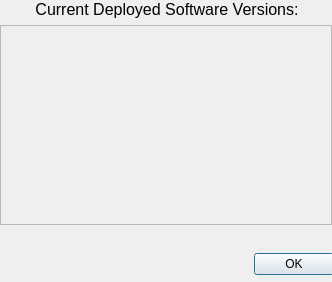
<?xml version="1.0" encoding="UTF-8"?>
<ui version="4.0">
 <class>Dialog_SoftwareVersion</class>
 <widget class="QDialog" name="Dialog_SoftwareVersion">
  <property name="geometry">
   <rect>
    <x>0</x>
    <y>0</y>
    <width>332</width>
    <height>282</height>
   </rect>
  </property>
  <property name="sizePolicy">
   <sizepolicy hsizetype="Fixed" vsizetype="Fixed">
    <horstretch>0</horstretch>
    <verstretch>0</verstretch>
   </sizepolicy>
  </property>
  <property name="minimumSize">
   <size>
    <width>332</width>
    <height>282</height>
   </size>
  </property>
  <property name="maximumSize">
   <size>
    <width>332</width>
    <height>282</height>
   </size>
  </property>
  <property name="windowTitle">
   <string>Dialog</string>
  </property>
  <widget class="QWidget" name="layoutWidget">
   <property name="geometry">
    <rect>
     <x>0</x>
     <y>0</y>
     <width>334</width>
     <height>275</height>
    </rect>
   </property>
   <layout class="QVBoxLayout" name="verticalLayout">
    <item>
     <widget class="QLabel" name="label">
      <property name="font">
       <font>
        <pointsize>12</pointsize>
       </font>
      </property>
      <property name="text">
       <string>Current Deployed Software Versions:</string>
      </property>
      <property name="alignment">
       <set>Qt::AlignCenter</set>
      </property>
     </widget>
    </item>
    <item>
     <widget class="QFrame" name="frame">
      <property name="sizePolicy">
       <sizepolicy hsizetype="Fixed" vsizetype="Fixed">
        <horstretch>0</horstretch>
        <verstretch>0</verstretch>
       </sizepolicy>
      </property>
      <property name="minimumSize">
       <size>
        <width>332</width>
        <height>200</height>
       </size>
      </property>
      <property name="maximumSize">
       <size>
        <width>332</width>
        <height>200</height>
       </size>
      </property>
      <property name="frameShape">
       <enum>QFrame::StyledPanel</enum>
      </property>
      <property name="frameShadow">
       <enum>QFrame::Raised</enum>
      </property>
      <layout class="QGridLayout" name="gridLayout_2">
       <property name="leftMargin">
        <number>0</number>
       </property>
       <property name="topMargin">
        <number>0</number>
       </property>
       <property name="rightMargin">
        <number>0</number>
       </property>
       <property name="bottomMargin">
        <number>0</number>
       </property>
       <property name="spacing">
        <number>0</number>
       </property>
       <item row="1" column="0">
        <layout class="QVBoxLayout" name="verticalLayout_SWMap"/>
       </item>
      </layout>
     </widget>
    </item>
    <item>
     <spacer name="verticalSpacer">
      <property name="orientation">
       <enum>Qt::Vertical</enum>
      </property>
      <property name="sizeHint" stdset="0">
       <size>
        <width>20</width>
        <height>13</height>
       </size>
      </property>
     </spacer>
    </item>
    <item>
     <widget class="QDialogButtonBox" name="buttonBox">
      <property name="orientation">
       <enum>Qt::Horizontal</enum>
      </property>
      <property name="standardButtons">
       <set>QDialogButtonBox::Ok</set>
      </property>
     </widget>
    </item>
   </layout>
  </widget>
 </widget>
 <resources/>
 <connections>
  <connection>
   <sender>buttonBox</sender>
   <signal>accepted()</signal>
   <receiver>Dialog_SoftwareVersion</receiver>
   <slot>accept()</slot>
   <hints>
    <hint type="sourcelabel">
     <x>166</x>
     <y>262</y>
    </hint>
    <hint type="destinationlabel">
     <x>165</x>
     <y>140</y>
    </hint>
   </hints>
  </connection>
  <connection>
   <sender>buttonBox</sender>
   <signal>rejected()</signal>
   <receiver>Dialog_SoftwareVersion</receiver>
   <slot>reject()</slot>
   <hints>
    <hint type="sourcelabel">
     <x>166</x>
     <y>262</y>
    </hint>
    <hint type="destinationlabel">
     <x>165</x>
     <y>140</y>
    </hint>
   </hints>
  </connection>
 </connections>
</ui>
